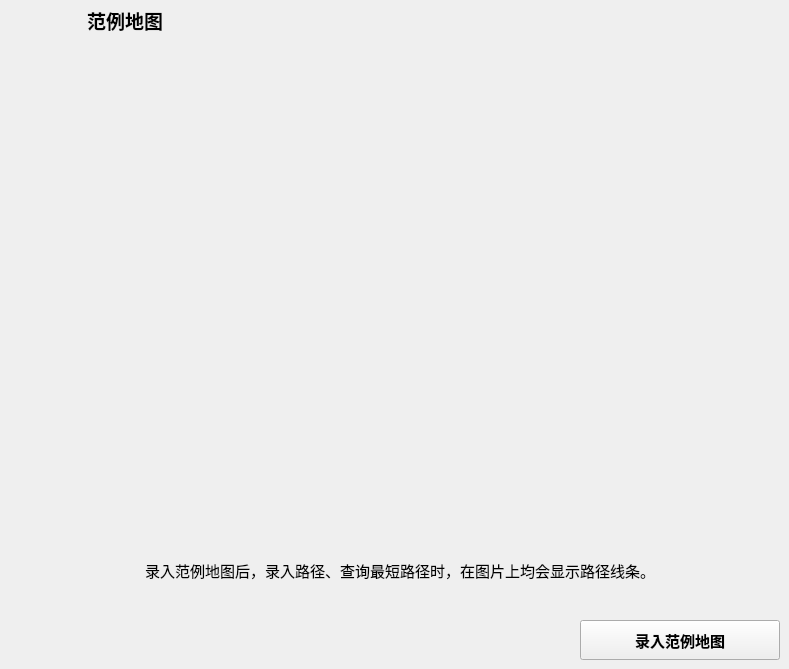
    <widget class="QWidget" name="page_7">
     <widget class="QLabel" name="demo_title">
      <property name="geometry">
       <rect>
        <x>0</x>
        <y>0</y>
        <width>250</width>
        <height>40</height>
       </rect>
      </property>
      <property name="font">
       <font>
        <family>微软雅黑</family>
        <pointsize>14</pointsize>
        <weight>75</weight>
        <bold>true</bold>
       </font>
      </property>
      <property name="text">
       <string>范例地图</string>
      </property>
      <property name="alignment">
       <set>Qt::AlignCenter</set>
      </property>
     </widget>
     <widget class="QPushButton" name="demo_button_1">
      <property name="geometry">
       <rect>
        <x>580</x>
        <y>620</y>
        <width>200</width>
        <height>40</height>
       </rect>
      </property>
      <property name="font">
       <font>
        <family>微软雅黑</family>
        <pointsize>11</pointsize>
        <weight>75</weight>
        <bold>true</bold>
       </font>
      </property>
      <property name="text">
       <string>录入范例地图</string>
      </property>
     </widget>
     <widget class="QLabel" name="demo_label_2">
      <property name="geometry">
       <rect>
        <x>20</x>
        <y>550</y>
        <width>760</width>
        <height>40</height>
       </rect>
      </property>
      <property name="font">
       <font>
        <family>微软雅黑</family>
        <pointsize>11</pointsize>
        <weight>50</weight>
        <bold>false</bold>
       </font>
      </property>
      <property name="text">
       <string>录入范例地图后，录入路径、查询最短路径时，在图片上均会显示路径线条。</string>
      </property>
      <property name="alignment">
       <set>Qt::AlignCenter</set>
      </property>
     </widget>
     <widget class="QLabel" name="demo_label_1">
      <property name="geometry">
       <rect>
        <x>20</x>
        <y>70</y>
        <width>760</width>
        <height>430</height>
       </rect>
      </property>
      <property name="font">
       <font>
        <pointsize>11</pointsize>
       </font>
      </property>
      <property name="autoFillBackground">
       <bool>false</bool>
      </property>
      <property name="text">
       <string/>
      </property>
      <property name="pixmap">
       <pixmap>Resources/map.png</pixmap>
      </property>
      <property name="scaledContents">
       <bool>true</bool>
      </property>
      <property name="alignment">
       <set>Qt::AlignCenter</set>
      </property>
     </widget>
    </widget>
